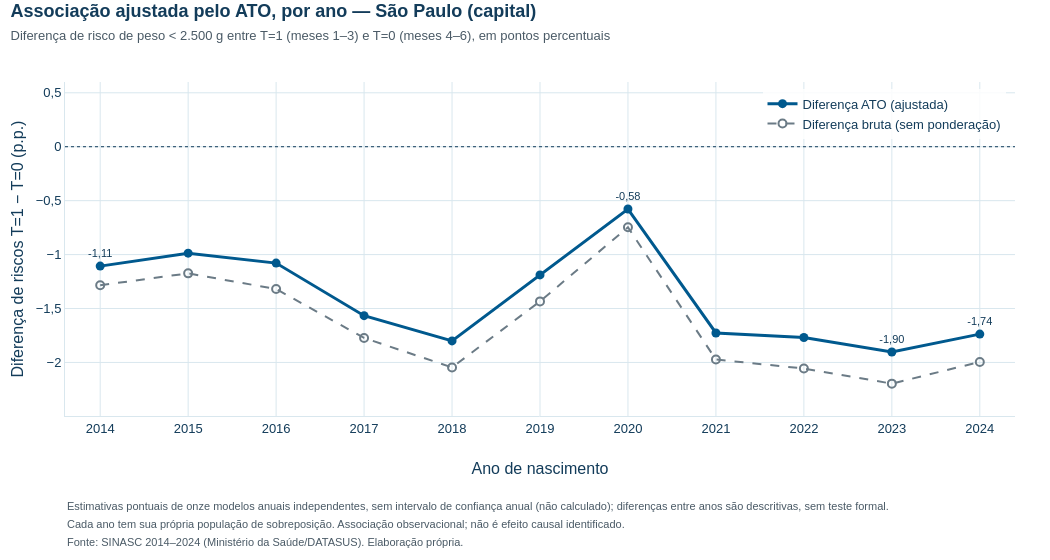

Notebook code cell kept with this figure:
### Markdown cell above
## 5. Associação ajustada por ano

Diferença de riscos ponderados: **T=1 − T=0**, em pontos percentuais. Valores negativos indicam menor risco ponderado em T=1. Sem intervalos de confiança anuais: a série mostra estimativas pontuais, não significância das diferenças entre anos. A população de sobreposição pode mudar a cada ano.

Fonte: bases locais SINASC, critérios e processamento acima. Cada saída contém Plotly interativo e PNG incorporado para leitura estática sem internet. Passe o mouse sobre um ano para ver riscos, tamanhos de grupo e tamanho efetivo.

### Code cell
# Diferença ATO (linha principal, data[0]) e diferença bruta (referência, data[1]), por ano.
destaque = {2014, int(resultados.dif_ato_pp.idxmax()), int(resultados.dif_ato_pp.idxmin()), 2024}
hover_ano = resultados[["risco_ato_t1_pct", "risco_ato_t0_pct", "risco_bruto_t1_pct", "risco_bruto_t0_pct",
                        "n_t1", "n_t0", "ess1", "ess0"]].values.tolist()
fig_ato = go.Figure()
fig_ato.add_scatter(
    x=ANOS, y=resultados.dif_ato_pp.tolist(), name="Diferença ATO (ajustada)", mode="lines+markers+text",
    connectgaps=False, cliponaxis=False, customdata=hover_ano,
    text=[fmt(v, 2) if a in destaque else "" for a, v in resultados.dif_ato_pp.items()],
    textposition="top center", textfont=dict(size=11, color=CORES_IPT["AZUL_ESCURO"]),
    line=dict(color=COR_T1, width=3), marker=dict(size=9, symbol="circle"),
    hovertemplate=("Diferença ATO: <b>%{y:.2f} p.p.</b><br>"
                   "Risco ATO: T=1 %{customdata[0]:.2f}% · T=0 %{customdata[1]:.2f}%<br>"
                   "n: T=1 %{customdata[4]:,.0f} · T=0 %{customdata[5]:,.0f}<br>"
                   "n efetivo (Kish): T=1 %{customdata[6]:,.0f} · T=0 %{customdata[7]:,.0f}<extra></extra>"))
fig_ato.add_scatter(
    x=ANOS, y=resultados.dif_bruta_pp.tolist(), name="Diferença bruta (sem ponderação)", mode="lines+markers",
    customdata=hover_ano, line=dict(color=COR_REFERENCIA, width=2, dash="dash"),
    marker=dict(size=8, symbol="circle-open", line=dict(width=2)),
    hovertemplate=("Diferença bruta: %{y:.2f} p.p.<br>"
                   "Risco bruto: T=1 %{customdata[2]:.2f}% · T=0 %{customdata[3]:.2f}%<extra></extra>"))
fig_ato.add_hline(y=0, line=dict(color=CORES_IPT["AZUL_ESCURO"], dash="dot", width=1))
layout_academico(
    fig_ato, "Associação ajustada pelo ATO, por ano — São Paulo (capital)",
    "Diferença de risco de peso < 2.500 g entre T=1 (meses 1–3) e T=0 (meses 4–6), em pontos percentuais",
    notas=["Estimativas pontuais de onze modelos anuais independentes, sem intervalo de confiança anual (não calculado); "
           "diferenças entre anos são descritivas, sem teste formal.",
           "Cada ano tem sua própria população de sobreposição. Associação observacional; não é efeito causal identificado.",
           FONTE_SINASC_SERIE],
    nome_arquivo="07_serie_ato_2014_2024", altura=560)
fig_ato.update_layout(hovermode="x unified", legend=dict(orientation="v", x=0.99, xanchor="right", y=0.98,
                                                         yanchor="top", bgcolor="rgba(255,255,255,0.85)"))
fig_ato.update_xaxes(title="Ano de nascimento", tickmode="array", tickvals=ANOS, tickformat="d",
                     range=[2013.6, 2024.4])
piso = min(resultados.dif_ato_pp.min(), resultados.dif_bruta_pp.min())
fig_ato.update_yaxes(title="Diferença de riscos T=1 − T=0 (p.p.)", range=[piso - 0.3, 0.6])
exibir_plotly(fig_ato)

### Figure 1 — Plotly figure (JSON) as saved in the notebook; plotly's stock layout.template omitted (floating-point values rounded to 4 significant figures)
{"data": [{"cliponaxis": false, "connectgaps": false, "customdata": [[7.611, 8.717, 7.439, 8.724, 140600.0, 24350.0, 108900.0, 24150.0], [7.612, 8.599, 7.456, 8.63, 141400.0, 24340.0, 110200.0, 24150.0], [7.798, 8.877, 7.561, 8.881, 136900.0, 21100.0, 108800.0, 20980.0], [7.678, 9.245, 7.489, 9.262, 141500.0, 18960.0, 112000.0, 18880.0], [7.751, 9.551, 7.503, 9.549, 139000.0, 17810.0, 108400.0, 17730.0], [7.87, 9.059, 7.655, 9.089, 132800.0, 17580.0, 106100.0, 17510.0], [7.623, 8.201, 7.451, 8.198, 123800.0, 15440.0, 99310.0, 15390.0], [8.039, 9.766, 7.787, 9.76, 117100.0, 12700.0, 92160.0, 12670.0], [8.461, 10.23, 8.178, 10.23, 112900.0, 12370.0, 88860.0, 12330.0], [8.655, 10.56, 8.37, 10.57, 110800.0, 11470.0, 89020.0, 11440.0], [8.681, 10.42, 8.412, 10.41, 104600.0, 10120.0, 85000.0, 10100.0]], "hovertemplate": "Diferença ATO: <b>%{y:.2f} p.p.</b><br>Risco ATO: T=1 %{customdata[0]:.2f}% · T=0 %{customdata[1]:.2f}%<br>n: T=1 %{customdata[4]:,.0f} · T=0 %{customdata[5]:,.0f}<br>n efetivo (Kish): T=1 %{customdata[6]:,.0f} · T=0 %{customdata[7]:,.0f}<extra></extra>", "line": {"color": "#00598E", "width": 3}, "marker": {"size": 9, "symbol": "circle"}, "mode": "lines+markers+text", "name": "Diferença ATO (ajustada)", "text": ["-1,11", "", "", "", "", "", "-0,58", "", "", "-1,90", "-1,74"], "textfont": {"color": "#133C5A", "size": 11}, "textposition": "top center", "type": "scatter", "x": [2014, 2015, 2016, 2017, 2018, 2019, 2020, 2021, 2022, 2023, 2024], "y": [-1.107, -0.987, -1.079, -1.567, -1.8, -1.189, -0.5776, -1.727, -1.769, -1.903, -1.737]}, {"customdata": [[7.611, 8.717, 7.439, 8.724, 140600.0, 24350.0, 108900.0, 24150.0], [7.612, 8.599, 7.456, 8.63, 141400.0, 24340.0, 110200.0, 24150.0], [7.798, 8.877, 7.561, 8.881, 136900.0, 21100.0, 108800.0, 20980.0], [7.678, 9.245, 7.489, 9.262, 141500.0, 18960.0, 112000.0, 18880.0], [7.751, 9.551, 7.503, 9.549, 139000.0, 17810.0, 108400.0, 17730.0], [7.87, 9.059, 7.655, 9.089, 132800.0, 17580.0, 106100.0, 17510.0], [7.623, 8.201, 7.451, 8.198, 123800.0, 15440.0, 99310.0, 15390.0], [8.039, 9.766, 7.787, 9.76, 117100.0, 12700.0, 92160.0, 12670.0], [8.461, 10.23, 8.178, 10.23, 112900.0, 12370.0, 88860.0, 12330.0], [8.655, 10.56, 8.37, 10.57, 110800.0, 11470.0, 89020.0, 11440.0], [8.681, 10.42, 8.412, 10.41, 104600.0, 10120.0, 85000.0, 10100.0]], "hovertemplate": "Diferença bruta: %{y:.2f} p.p.<br>Risco bruto: T=1 %{customdata[2]:.2f}% · T=0 %{customdata[3]:.2f}%<extra></extra>", "line": {"color": "#6B7B86", "dash": "dash", "width": 2}, "marker": {"line": {"width": 2}, "size": 8, "symbol": "circle-open"}, "mode": "lines+markers", "name": "Diferença bruta (sem ponderação)", "type": "scatter", "x": [2014, 2015, 2016, 2017, 2018, 2019, 2020, 2021, 2022, 2023, 2024], "y": [-1.285, -1.174, -1.319, -1.773, -2.046, -1.434, -0.7471, -1.973, -2.056, -2.197, -1.995]}], "layout": {"annotations": [{"align": "left", "font": {"color": "#4A5A66", "size": 11}, "showarrow": false, "text": "Estimativas pontuais de onze modelos anuais independentes, sem intervalo de confiança anual (não calculado); diferenças entre anos são descritivas, sem teste formal.", "x": 0, "xanchor": "left", "xref": "paper", "y": 0, "yanchor": "top", "yref": "paper", "yshift": -82}, {"align": "left", "font": {"color": "#4A5A66", "size": 11}, "showarrow": false, "text": "Cada ano tem sua própria população de sobreposição. Associação observacional; não é efeito causal identificado.", "x": 0, "xanchor": "left", "xref": "paper", "y": 0, "yanchor": "top", "yref": "paper", "yshift": -100}, {"align": "left", "font": {"color": "#4A5A66", "size": 11}, "showarrow": false, "text": "Fonte: SINASC 2014–2024 (Ministério da Saúde/DATASUS). Elaboração própria.", "x": 0, "xanchor": "left", "xref": "paper", "y": 0, "yanchor": "top", "yref": "paper", "yshift": -118}], "font": {"color": "#133C5A", "family": "Arial, Helvetica, sans-serif", "size": 13}, "height": 560, "hoverlabel": {"bgcolor": "white", "bordercolor": "#D9E7EE", "font": {"color": "#133C5A", "family": "Arial, Helvetica, sans-serif", "size": 13}}, "hovermode": "x unified", "legend": {"bgcolor": "rgba(255,255,255,0.85)", "orientation": "v", "x": 0.99, "xanchor": "right", "y": 0.98, "yanchor": "top"}, "margin": {"b": 144, "t": 82}, "meta": {"nome_arquivo": "07_serie_ato_2014_2024"}, "separators": ",.", "shapes": [{"line": {"color": "#133C5A", "dash": "dot", "width": 1}, "type": "line", "x0": 0, "x1": 1, "xref": "x domain", "y0": 0, "y1": 0, "yref": "y"}], "title": {"font": {"color": "#133C5A", "size": 18}, "text": "<b>Associação ajustada pelo ATO, por ano — São Paulo (capital)</b><br><span style='font-size:13px;color:#4A5A66'>Diferença de risco de peso < 2.500 g entre T=1 (meses 1–3) e T=0 (meses 4–6), em pontos percentuais</span>", "x": 0.01, "xanchor": "left", "y": 0.97, "yanchor": "top"}, "width": 1050, "xaxis": {"range": [2014.0, 2024.0], "tickformat": "d", "tickmode": "array", "tickvals": [2014, 2015, 2016, 2017, 2018, 2019, 2020, 2021, 2022, 2023, 2024], "title": {"text": "Ano de nascimento"}}, "yaxis": {"range": [-2.497, 0.6], "title": {"text": "Diferença de riscos T=1 − T=0 (p.p.)"}}}}
